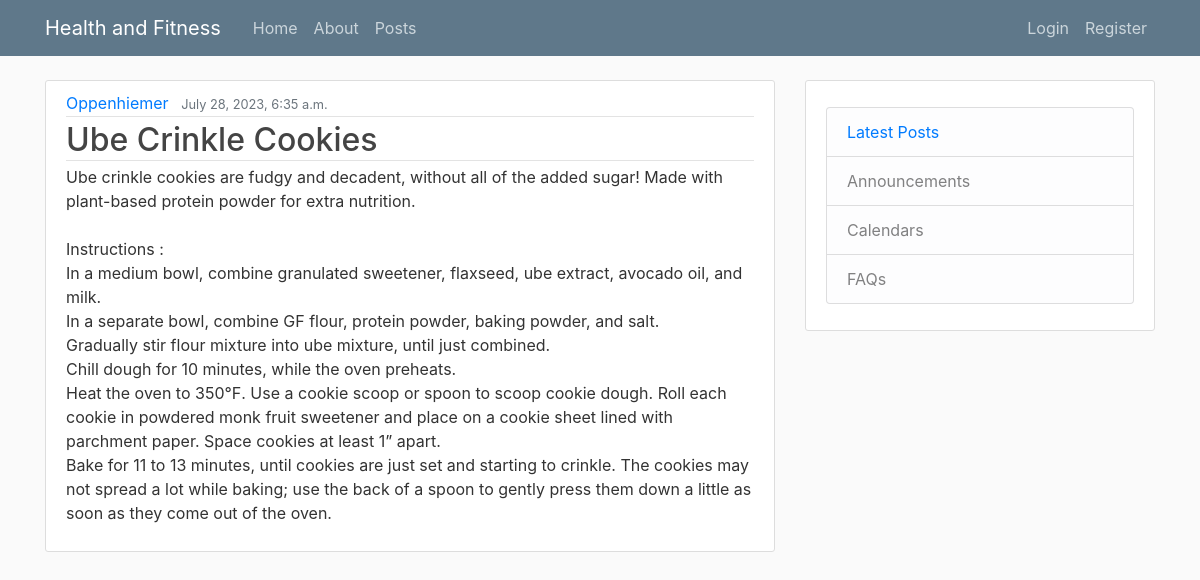
The app's page /posts/11/ with its own data.
### blog/models.py (models this page shows, shortened)
class Post(models.Model):
    title = models.CharField(max_length=20)
    content = models.TextField()
    author = models.ForeignKey(User, on_delete=models.CASCADE)
    date=models.DateTimeField(default=timezone.now)

### blog/views.py (the view)
# urls.py: path('posts/<int:pk>/',PostDetailView.as_view(),name="posts-detail"),
class PostDetailView(DetailView):
    model=Post

### blog/templates/blog/Post_detail.html (shortened to what this page needs)
{% extends "blog/base.html" %}
{% block content%}
<article class="media content-section">
    <div class="media-body">
      <div class="article-metadata">
        <a class="mr-2" href="">{{object.author}}</a>
        <small class="text-muted">{{object.date}}</small>
      </div>
      <h2 class="article-metadata" class=" "href="#">{{ object.title }}</h2>
      <p class="article-content">{{ object.content }}</p>
    </div>
  </article>
{% endblock content%}

### blog/static/blog/main.css (style rules this page uses)
body { background: #fafafa; color: #333333; margin-top: 5rem; }
h1, h2, h3, h4, h5, h6 { color: #444444; }
.content-section { background: #ffffff; padding: 10px 20px; border: 1px solid #dddddd; border-radius: 3px; margin-bottom: 20px; }
.article-content { white-space: pre-line; }
.article-metadata { padding-bottom: 1px; margin-bottom: 4px; border-bottom: 1px solid #e3e3e3 }

### records on screen
Post: author "Oppenhiemer", date "July 28, 2023, 6:35 a.m.", title "Ube Crinkle Cookies", content "Ube crinkle cookies are fudgy and decadent, without all of the added sugar! Made with plant-based protein powder for extra nutrition. Instructions : In a medium bowl, combine granulated sweetener, flaxseed, ube extract, avocado oil, and milk. In a separate bowl, combine GF flour, protein powder, baking powder, and salt. Gradually stir flour mixture into ube mixture, until just combined. Chill dough for 10 minutes, while the oven preheats. Heat the oven to 350℉. Use a cookie scoop or spoon to scoop cookie dough. Roll each cookie in powdered monk fruit sweetener and place on a cookie sheet lined with parchment paper. Space cookies at least 1” apart. Bake for 11 to 13 minutes, until cookies…"
